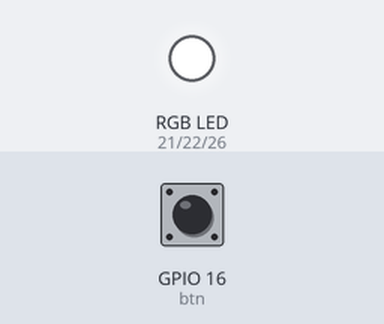
Bench run of a sketch on a simulated ESP32. Shown: an RGB LED mixed from three pins (HIGH = lit). Inputs (shaded band) come from the test bench; at power-on: GPIO 16 (btn) HIGH. WiFi joins after 1.5 s; servers stay silent unless stated; uploads are accepted with an empty reply; random numbers use the default seed unless the sketch sets one; no MQTT or app messages arrive unless stated; what the sketch prints to the serial monitor is not drawn.

Above: at 1.2 s.
1.3 s: GPIO 16 (btn) pulled LOW for 3.2 s
At 6.7 s:
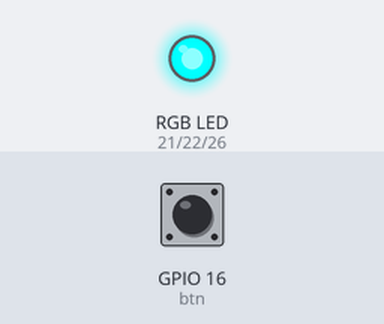
6.9 s: GPIO 16 (btn) pulled LOW for 3.2 s
At 10.9 s:
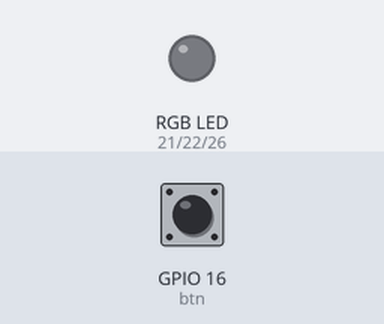
14.6 s: GPIO 16 (btn) pulled LOW for 0.15 s
At 15.9 s:
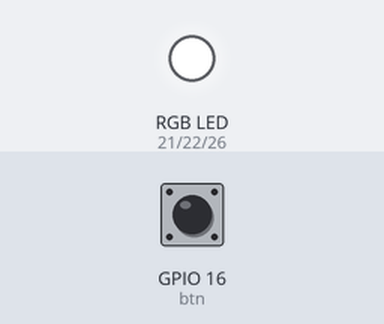
16.2 s: GPIO 16 (btn) pulled LOW for 1 s
At 17.6 s:
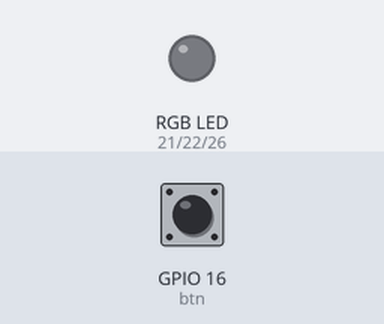
Timing chart, 0 to 19.2 s (numbered marks = the images above; inputs shaded):
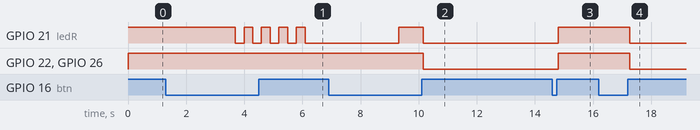

Measured:
- after the input at 1.3 s, GPIO 21 (ledR): alternates HIGH for 0.30 s and LOW for 0.30 s, 9 changes in all, then stays LOW, starting after 2.4 s
- after the input at 6.9 s, GPIO 22 (ledG), GPIO 26 (ledB): HIGH → LOW after 3.3 s
- after the input at 14.6 s, GPIO 21 (ledR), GPIO 22 (ledG), GPIO 26 (ledB): LOW → HIGH after 0.20 s
- after the input at 16.2 s, GPIO 21 (ledR), GPIO 22 (ledG), GPIO 26 (ledB): HIGH → LOW after 1.1 s

The sketch:

lithophane_device.ino
```cpp
#include <ESPAsyncWebServer.h>
#include <WiFi.h>
#include <FS.h>
#include <HTTPClient.h>
#include <PubSubClient.h>

//led strip on/off tirg
boolean ledTrig = false;

// pin var
#define ledR 21
#define ledG 22
#define ledB 26
#define btn 16
bool preBtn = false;
unsigned long times;

//btn lock trig
bool btnLock = true;

//rgb strip set
int R = 0;
int G = 0;
int B = 0;

//접속할 ap 정보, 등록할 유저 정보 변수
String acSsid_str = "";
String acPw_str = "";
String type;
String mac;
boolean trig = false;
int count= 1;
String username = "";
String userpw;
bool apTrig = true;

//기기등록 시 생성할 ap 정보 변수
const char* APSsid = "Lithophane_device";
const char* APPw = "YOUR_AP_PASSWORD";
AsyncWebServer server(80);


//client가 잘못된 주소로 접속시 표시합니다.
void notFound(AsyncWebServerRequest *request) {
    request->send(404, "text/plain", "Not found");
}

//ap웹 서버에서 보여줄 html입니다. WiFi스캔을 위해 header와 footer를 구분합니다. (header + 'WiFi스캔' + footer)
String htmlHeader = R"qoooo(<!DOCTYPE html><html lang=\"en\"><head><meta charset="UTF-8"><meta name="viewport" content="width=device-width, initial-scale=1.0" ><style>div, input {padding: 5px;font-size: 1em;}input{width: 95%;}select {padding: 5px;font-size: 1em;width: 100%;}body {text-align: center;font-family: verdana;}button {border: 0;border-radius: 0.3rem;background-color: #1fa3ec;color: #fff;line-height: 2.4rem;font-size: 1.2rem;width: 100%}h3 {border: 0;border-radius: 0.3rem;background-color: #3b3b3b;color: #fff;line-height: 2.4rem;font-size: 1.2rem;width: 100%}</style></head><body><div style="text-align:center;display:inline-block;min-width:260px;"><h3>IOT 기기등록</h3>공유기 정보를 입력하고<BR>기기등록을 완료해주세요.<BR><br/><form method='post' action='save'><div><input name='username' type='text' placeholder='사이트 아이디'></div><div> <input name='userpw' type='password' placeholder='사이트 비밀번호'></div><div><select name="ssid"><option selected>SSID 선택...</option>)qoooo";
String htmlFooter = R"qoooo(</select></div><div><input name='pw' type='password' placeholder='비밀번호'></div><br/><button type='submit'>완&nbsp;료</button></form><p>&copy; 2020-team_3D print</p><br/></div></body></html>)qoooo";
String viewHtml;
String htmlSave = R"hellohaha(<!DOCTYPE html><html lang=\"en\"><head><meta charset="UTF-8"><meta name="viewport" content="width=device-width,initial-scale=1.0" ><style>div, input {padding: 5px;font-size: 1em;}input {width: 95%;}select {padding: 5px;font-size: 1em;width: 100%;}body {text-align: center;font-family: verdana;}button {border: 0;border-radius: 0.3rem;background-color: #1fa3ec;color: #fff;line-height: 2.4rem;font-size: 1.2rem;width: 100%}h3 {border: 0;border-radius: 0.3rem;background-color: #3b3b3b;color: #fff;line-height: 2.4rem;font-size: 1.2rem;width: 100%}.w {border: 0;border-radius: 0.3rem;background-color: rgba(255, 0, 0, 0.78);color: #fff;line-height: 1.8rem;width: 100%}</style></head><body><div style="text-align:center;display:inline-block;min-width:260px;"><h3>IOT 기기등록</h3>기기등록 버튼의 불빛을 확인해주세요!<BR>기기등록이 완료되면 불이 꺼집니다.<BR><BR><div class="w">10초이상기기등록이진행되지않을경우<BR>메뉴얼2.부터다시진행해주세요.</div><br/><p>&copy;2020-team_3D print</p><br/></div></body></html>)hellohaha";

//mqtt 정보
const char* mqtt_server = "YOUR_SERVER_IP";   // MQTT 브로커 주소
WiFiClient espClient;
PubSubClient client(espClient);
unsigned long lastMsg = 0;
#define MSG_BUFFER_SIZE  (50)
char msg[MSG_BUFFER_SIZE];
int value = 0;

void setup() {
    Serial.begin(115200);
    pinMode(btn, INPUT_PULLUP);
    ledcSetup(0, 5000, 8);
    ledcAttachPin(ledR, 0);
    ledcSetup(1, 5000, 8);
    ledcAttachPin(ledG, 1);
    ledcSetup(2, 5000, 8);
    ledcAttachPin(ledB, 2);
    ledcWrite(0, 255);
    ledcWrite(1, 255);
    ledcWrite(2, 255);
    ledTrig = false;
}


void loop() {
  //버튼 스캔
  bool val = !digitalRead(btn);
  String scanSsid;
  int scanCount;
  //Serial.println(val);

  //전등&기기등록 버튼 동작
  if(btnLock){
    if(val){
      delay(40);
        if(!preBtn){
            times = millis();
            preBtn = true;

        }
        //버튼을 2초이상 누를 경우 기기 등록 실행
        if ( (millis() - times > 2000) ){
          apTrig = false;
          preBtn = false;
          ledcWrite(0, 255);
          ledcWrite(1, 255);
          ledcWrite(2, 255);
          delay(300);
          ledcWrite(0, 0);
          delay(300);
          ledcWrite(0, 255);
          delay(300);
          ledcWrite(0, 0);
          delay(300);
          ledcWrite(0, 255);
          delay(300);
          ledcWrite(0, 0);
          delay(300);
          ledcWrite(0, 255);
          delay(300);
          ledcWrite(0, 0);
          delay(300);
          ledcWrite(0, 255);
          delay(300);
          ledcWrite(0, 0);
          ledTrig = true;
          trig = true;
          acSsid_str = "";
          acPw_str= "";
          WiFi.disconnect();
        }
    }else if(!val){
      delay(40);
        if(preBtn){
            changeRlySt(1);
            sendRlyCon(1);
            preBtn = false;
        }
    }
  }


  //기기등록 이벤트 처리
  while (trig) { //현재 ap에 접속돼있지 않다면 반복 10번까지 접속 시도
    btnLock = false;
    delay(500);
    WiFi.softAPdisconnect(true);

    //형변환 [ wifi.begin(char[],char[]) ]
//    char* acSsid = (char*)acSsid_str.c_str();
//    char* acPw = (char*)acPw_str.c_str();
    char* acSsid = "YOUR_WIFI_SSID";   // 테스트용 고정값
    char* acPw = "YOUR_WIFI_PASSWORD";

    WiFi.begin(acSsid, acPw);
    Serial.print(acSsid_str);
    Serial.print(acPw_str);
    Serial.print("AP에 접속 시도...(");
    Serial.print(count);
    Serial.println(")");
    if(WiFi.status() != WL_CONNECTED){
      count++;
    }
    if(WiFi.status() == WL_CONNECTED){ //AP접속 성공시 실행, 웹 요청
      Serial.println("!...AP에 접속 성공");
      int httpCount = 0;
      boolean httpTrig = true;

      while(httpTrig){
        mac = WiFi.macAddress();
        String response;
        String post = "&username=" + username + "&password=" + userpw + "&mac=" + mac + "&type=lithophane_1.0";

        Serial.print("send post: ");
        Serial.println(post);

        delay(1000);
        HTTPClient http;

        http.begin("http://YOUR_SERVER_IP:8090/jsp_server/registDevice.jsp");
        http.addHeader("Content-Type", "application/x-www-form-urlencoded");

        int httpResponseCode = http.POST(post);

        if(httpResponseCode>0){
         response = http.getString();

         Serial.println(httpResponseCode);
         Serial.println(response);
        }else{
         Serial.print("Error on sending POST: ");
         Serial.println(httpResponseCode);
        }
        http.end();  //Free resources

        if(httpResponseCode == 200){
          trig = false;
          httpTrig = false;
          httpCount = 0;
          ledcWrite(0, 255);
          ledTrig = false;
          btnLock = true;
          apTrig = true;
        }

        if(httpCount > 5) {
          WiFi.disconnect();
          acSsid_str = "";
          acPw_str = "";
          httpTrig = false;
        }
        httpCount++;
      }
    }


    if(count > 20){// 접속시도 10회초과로 ap모드를 활성화해 접속할ap 정보를 받아옵니다.
      WiFi.disconnect();
      trig = false;//post정보를 받을때까지 trig=false; ap접속을 시도하지 않습니다.
      apTrig = false;
      IPAddress ip(192, 168, 4, 1);
      IPAddress gateway(192, 168, 4, 2);
      IPAddress subnet(255, 255, 255, 0);
      WiFi.softAPConfig(ip, gateway, subnet);
      WiFi.softAP(APSsid, APPw);//ap생성

      Serial.print("접속실패...AP모드를 활성화합니다. AP IP Address: ");
      Serial.println(WiFi.softAPIP());

      // softAPIP로 get 요청시 실행
      server.on("/", HTTP_GET, [](AsyncWebServerRequest *request){
          String ssids; //스캔된 WiFi의 ssid
          int netcount = WiFi.scanNetworks();
          viewHtml = htmlHeader; //스캔된 ap ssid를 html코드 사이에 추가시킵니다.
          for(int i= 0; i< netcount; i++){
            ssids= WiFi.SSID(i);
            viewHtml += "<option value=" + ssids + ">";
            viewHtml += ssids;
            viewHtml += "</option>";
          }
          viewHtml += htmlFooter;
          request->send(200, "text/html", viewHtml);
      });
      // /save로 post 요청시 실행
      server.on("/save", HTTP_POST, [](AsyncWebServerRequest *request){
          if (request->hasParam("username", true)) {
              username = request->getParam("username", true)->value();
          }
          if (request->hasParam("userpw", true)) {
              userpw = request->getParam("userpw", true)->value();
          }
          if (request->hasParam("ssid", true)) {
              acSsid_str = request->getParam("ssid", true)->value();
          }
          if (request->hasParam("pw", true)) {
              acPw_str = request->getParam("pw", true)->value();
          }
          apTrig = true;
          trig = true;
          count = 1;

          request->send(200, "text/html", htmlSave);

      });
      server.onNotFound(notFound);
      server.begin();
    }

  }

  if(apTrig){
    if(WiFi.status() != WL_CONNECTED){
       //WiFi.softAPdisconnect(true);

      //형변환 [ wifi.begin(char[],char[]) ]
      char* acSsid = (char*)acSsid_str.c_str();
      char* acPw = (char*)acPw_str.c_str();

      WiFi.begin(acSsid, acPw);
      Serial.println("AP에 접속 시도...");
    }
    //mqtt에 접속 후 구독합니다.
    else if(WiFi.status() == WL_CONNECTED){
      mac = WiFi.macAddress();
      if (!client.connected()) {
        reconnect();
      }
      client.loop();
    }
  }
  //mqtt brocker에서 보낸 메세지가 있다면 헤더를 확인하고 릴레이를 제어합니다.


}// end loop
//***********************************************************************************
//***********************************************************************************

//함수.led 상태 변경 [on/off]
void changeRlySt(int num){
  if(!ledTrig){
    ledTrig = true;
    ledcWrite(0, R);
    ledcWrite(1, G);
    ledcWrite(2, B);
  }else if( ledTrig ){
    ledTrig = false;
    ledcWrite(0, 255);
    ledcWrite(1, 255);
    ledcWrite(2, 255);
  }
}

//함수.기기 수동제어 전송
void sendRlyCon(int num){

}

//함수.mqtt통신 후 실행
void callback(char* topic, byte* payload, unsigned int length) {
  Serial.print("Message arrived [");
  Serial.print(topic);
  Serial.print("] ");
  for (int i = 0; i < length; i++) {
    Serial.print((char)payload[i]);
  }
  Serial.println();
  String payMac = "";
    for (int i = 0; i < 17; i++){
    payMac = payMac + (char)payload[i];
  }
  int payNum = payload[17] - 48;
  char c_payR[] = {payload[18], payload[19], payload[20]};
  int payR = atoi(c_payR);
  char c_payG[] = {payload[21], payload[22], payload[23]};
  int payG = atoi(c_payG);
  char c_payB[] = {payload[24], payload[25], payload[26]};
  int payB = atoi(c_payB);

   if(mac.equals(payMac)) {
      if(payNum == 0){
        changeRlySt(payNum);
      }else if(payNum == 1){
        ledTrig = true;
        R = 255 - payR;
        G = 255 - payG;
        B = 255 - payB;
        ledcWrite(0, R);
        ledcWrite(1, G);
        ledcWrite(2, B);
      }
    }
}

//함수.mqtt 구독
void reconnect() {
  client.setServer(mqtt_server, 1883);
  client.setCallback(callback);
  // Loop until we're reconnected
  int count = 0;
  bool trig = true;
  while (trig) {
    Serial.print("Attempting MQTT connection...");
    // Create a random client ID
    String clientId = "ESP8266Client-";
    clientId += String(random(0xffff), HEX);
    // Attempt to connect
    if (client.connect(clientId.c_str())) {
      Serial.println("connected");
      // ... and resubscribe
      char* userid = (char*)username.c_str();
      client.subscribe("test");
      trig = false;
    } else {
      Serial.print("failed, rc=");
      Serial.print(client.state());
      Serial.println(" try again in 5 seconds");
      // Wait 5 seconds before retrying
      delay(5000);
      count ++;
      if(count > 5) trig = false;
    }
  }
}
```
